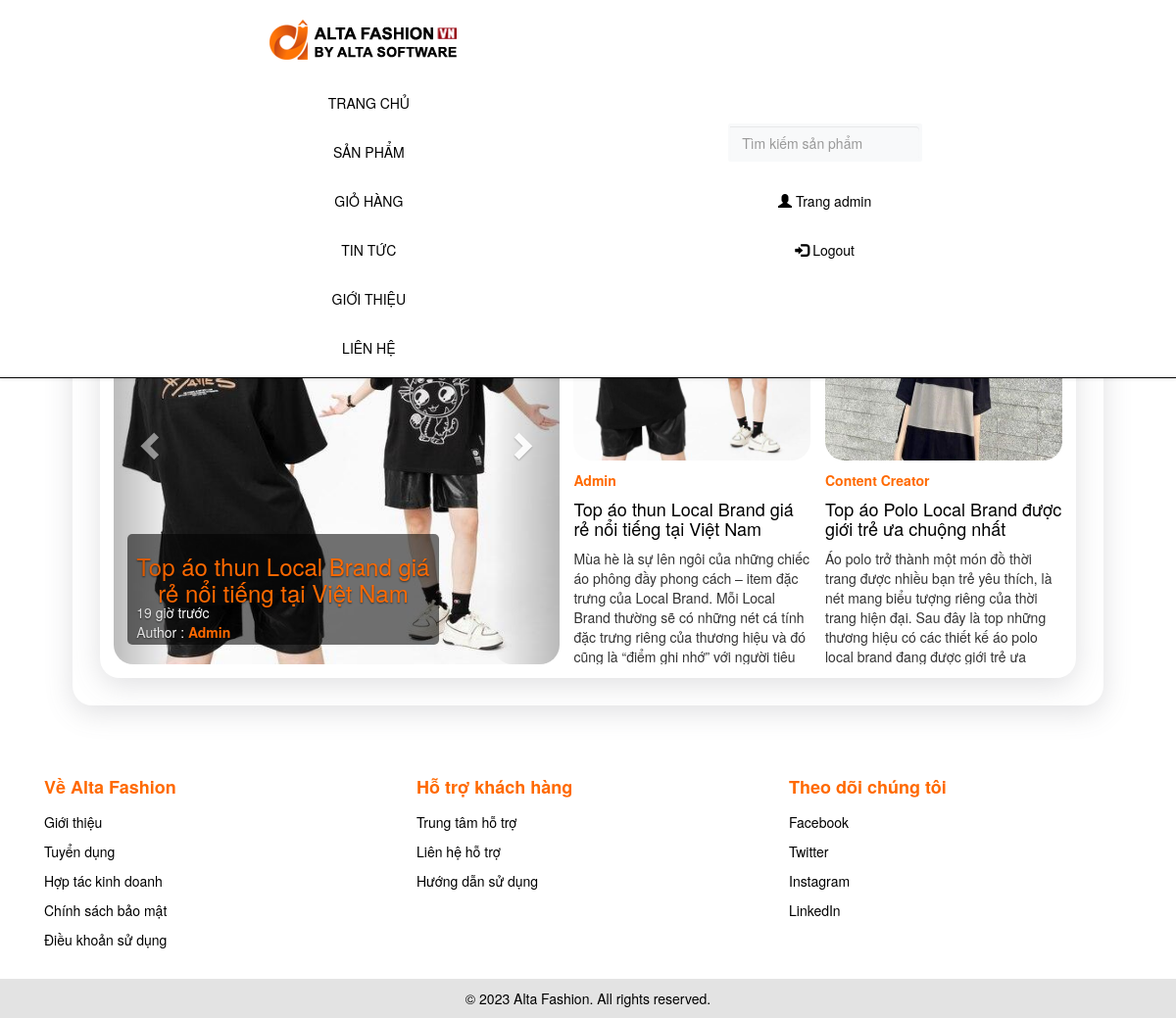
Screenshot of /?thamso=bai_viet with the database file from the repository.
### tables this page shows
CREATE TABLE `menu_ngang` (
  `id` int(11) NOT NULL,
  `ten` varchar(256) NOT NULL,
  `noi_dung` mediumtext NOT NULL,
  `loai_menu` varchar(256) NOT NULL
);

CREATE TABLE `bai_viet` (
  `id` int(11) NOT NULL,
  `tieu_de` longtext NOT NULL,
  `anh` varchar(256) NOT NULL,
  `noi_dung` longtext NOT NULL,
  `tac_gia` varchar(500) NOT NULL,
  `time` timestamp NOT NULL DEFAULT current_timestamp() ON UPDATE current_timestamp()
);

### chuc_nang/bai_viet/slideshow_bai_viet.php (the view, shortened to what this page needs)
<div id="myCarousel" class="carousel slide" data-ride="carousel">
    <?php
    $tv = "SELECT * FROM bai_viet";
    $tv_1 = mysqli_query($conn, $tv);
?>
  <div class="carousel-inner">
    <?php
    $index = 0;
    while ($tv_2 = mysqli_fetch_array($tv_1)) {
      $active = $index == 0 ? "active" : "";
      $link_menu = "?thamso=xuat_bai_viet&id=".$tv_2['id'];
      echo '<a href="'.$link_menu.'">';
      echo '<div class="item ' . $active . '">';
      echo '<img src="hinh_anh/bai_viet/'.$tv_2['anh'].'" alt="' . $tv_2["tieu_de"] . '" style="width:100%;">';
      echo '<div class="carousel-caption d-none d-md-block">';
      echo '<h3 class="animated">' . $tv_2["tieu_de"] . '</h3>';
      echo '<div class="time_post">';
        include('time_post.php');
      echo '</div>';
        echo '<div class="author_left">';
          echo 'Author : <b><span style="color:rgba(255,105,0,1);">'.$tv_2["tac_gia"].'</span></b>';
        echo '</div>';
      echo '</a>';
      echo '</div>';
  echo '</div>';
      $index++;
    }
    ?>
  <a class="left carousel-control" href="#myCarousel" data-slide="prev">
    <span class="glyphicon glyphicon-chevron-left"></span>
  </a>
  <a class="right carousel-control" href="#myCarousel" data-slide="next">
    <span class="glyphicon glyphicon-chevron-right"></span>
  </a>

### chuc_nang/menu_ngang/menu_ngang.php
<?php
    $tv="select id,ten,loai_menu from menu_ngang order by id";
    $tv_1=mysqli_query($conn,$tv);
    echo '<nav class="navbar navbar-inverse navbar-fixed-top">
				<ul class="nav navbar-nav navbar-left">
					<li style="margin-right:1em"><a href="index.php" class="active"><img src="hinh_anh/logo/logo.png" class="logo"></a></li>
					<li><a href="index.php">TRANG CHỦ</a></li>';
					while($tv_2=mysqli_fetch_array($tv_1))
					{
						if($tv_2['loai_menu']==""){$link_menu="?thamso=xuat_mot_tin&id=".$tv_2['id'];}
						if($tv_2['loai_menu']=="gio_hang"){$link_menu="?thamso=gio_hang";}
						if($tv_2['loai_menu']=="tin_tuc"){$link_menu="?thamso=bai_viet";}
						if($tv_2['loai_menu']=="san_pham"){$link_menu="?thamso=xuat_san_pham_2";}
						echo "<li class='nav-item'><a href='$link_menu'>";
							echo $tv_2['ten'];
						echo "</a></li>";
					}
		echo '</ul>';
		echo'<ul class="nav navbar-nav navbar-right">
		<li style="margin-top:9px;">';
		include('chuc_nang/tim_kiem/vung_tim_kiem.php');
		echo '</li>
					<li><a href="quan_tri/index.php"><span class="glyphicon glyphicon-user"></span> Trang admin</a></li>
					<li><a href="#"><span class="glyphicon glyphicon-log-in"></span> Logout</a></li>
			</ul>
    </nav>';
?>

### chuc_nang/bai_viet/tat_ca_bai_viet.php (shortened to what this page needs)
<div class="khung">
<h2>BÀI VIẾT SẢN PHẨM</h2>
<br>
<div class="wrapper">
  <?php
        echo '<div class="main-article">';
            include('slideshow_bai_viet.php');
        $tv="select * from bai_viet order by id limit 2";
        $tv_1=mysqli_query($conn, $tv);
        while ($tv_2 = mysqli_fetch_array($tv_1)) {
        $link_menu = "?thamso=xuat_bai_viet&id=".$tv_2['id'];
        $tieu_de=$tv_2['tieu_de'];
        $tac_gia=$tv_2['tac_gia'];
        echo '<div class="article">';
        echo '<div class="author_right">';
        echo $tac_gia;
        echo '</div>';
        echo "<div class='tieu_de'>";
        echo '<a href="'.$link_menu.'">';
        echo "<h4>$tieu_de</h4>";
        echo "</div>";
        echo "</a><div class='noi_dung'>";
        $noi_dung = $tv_2['noi_dung'];
        $noi_dung = mb_substr($noi_dung, 0, 270) . "...";
        echo $noi_dung;
        echo '</div></div>';
    }
  ?>

### chuc_nang/bai_viet/time_post.php (shortened to what this page needs)
<?php
    $timestamp = strtotime($tv_2['time']);
    $current_time = time();
    $time_diff = $current_time - $timestamp;
    if ($time_diff < 60) {
      echo 'Vừa xong';
    } elseif ($time_diff < 3600) {
      $minutes_ago = floor($time_diff / 60);
      echo $minutes_ago . ' phút trước';
    } elseif ($time_diff < 86400) {
      $hours_ago = floor($time_diff / 3600);
      echo $hours_ago . ' giờ trước';
    } else {
      $days_ago = floor($time_diff / 86400);
      echo $days_ago . ' ngày trước';
    }
?>

### giao_dien/giao_dien.css (style rules this page uses)
.khung { margin: 1em; padding: 1em; min-height: calc(100% - 41.5rem);; text-align: center; border-radius: 20px; box-shadow: rgba(100, 100, 111, 0.2) 0px 7px 29px 0px; transition: transform 0.2s; overflow: hidden; }
a { text-decoration: none; }
.navbar { background-color: #fff !important; color: black !important; border: none; box-shadow: 0 0 4px 0 rgba(0, 0, 0, 0.2); }
.navbar a { color: black !important; }
.navbar-nav.navbar-left { display: flex; align-items: center; justify-content: center; margin: 0; padding: 0; }
.navbar-nav.navbar-right { margin-top: 12px; margin-right:5px; }
.carousel-inner a { text-decoration: none; color:rgba(255,105,0,1); }
.carousel-inner .item img { object-fit: cover; }
.carousel-inner { max-height: 500px; border-radius:20px; }
.carousel-control { opacity: 0; }
.carousel-control { border-radius: 20px; }
.carousel-caption { background-color:rgba(0, 0, 0, 0.553); position: absolute; margin-left: -17%; padding: 2%; max-width: 70%; border-radius:5px; color: #fff; transform: translateY(100%); animation: slide-up 1s forwards; }
.author_left { position: absolute; bottom: 3%; left: 3%; color: #fff; }
.author_right { margin-top: 5px; color: rgba(255,105,0,1); font-weight: bold; }
.time_post { position: absolute; bottom: 20%; left: 3%; color: #fff; }
.wrapper { width: 100%; display: flex; flex-wrap: wrap; justify-content: space-between; overflow: hidden; }
.article { width: 25%; height: 100%; max-height:25px; margin-bottom: 20px; text-align: left; }
.article a { font-size: 18px; font-weight: bold; color: #000; text-decoration: none; }
.noi_dung { margin-top: 5px; margin-bottom: 200px; }
.tieu_de { max-height: 50px; }
.tieu_de a { text-decoration: none; font-weight: bold; }
.slide { width: 100%; height: 100%; }
.item { width: 100%; height: 100%; }
.item img { width: 100%; height: 100%; }
.main-article { background-color: #fff; border-radius: 20px; display: flex; flex-direction: row; width: 47%; height: 458px; }
.main-article img { width: 100%; border-radius: 20px; min-height: 458px; }
.main-article h3 { margin-top: 0; }

### rows the page displays
menu_ngang: ten "SẢN PHẨM"
menu_ngang: ten "GIỎ HÀNG"
menu_ngang: ten "TIN TỨC"
menu_ngang: ten "GIỚI THIỆU"
menu_ngang: ten "LIÊN HỆ"
bai_viet: anh (picture), tieu_de "Top áo thun Local Brand giá rẻ nổi tiếng tại Việt Nam", tac_gia "Admin", noi_dung "Mùa hè là sự lên ngôi của những chiếc áo phông đầy phong cách – item đặc trưng của Local Brand. Mỗi Local Brand thường sẽ có những nét cá tính đặc trưng riêng của thương hiệu và đó cũng là “điểm ghi nhớ” với người tiêu…"
bai_viet: tac_gia "Content Creator", tieu_de "Top áo Polo Local Brand được giới trẻ ưa chuộng nhất", noi_dung "Áo polo trở thành một món đồ thời trang được nhiều bạn trẻ yêu thích, là nét mang biểu tượng riêng của thời trang hiện đại. Sau đây là top những thương hiệu có các thiết kế áo polo local brand đang được giới trẻ ưa…"
